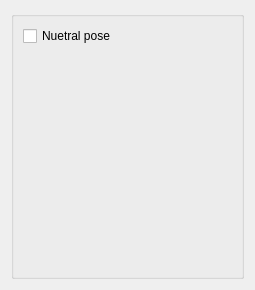
<?xml version="1.0" encoding="UTF-8"?>
<ui version="4.0">
 <class>Form</class>
 <widget class="QWidget" name="Form">
  <property name="geometry">
   <rect>
    <x>0</x>
    <y>0</y>
    <width>255</width>
    <height>290</height>
   </rect>
  </property>
  <property name="windowTitle">
   <string>Form</string>
  </property>
  <layout class="QGridLayout" name="gridLayout">
   <item row="0" column="0">
    <widget class="QGroupBox" name="groupBox">
     <property name="title">
      <string/>
     </property>
     <layout class="QGridLayout" name="gridLayout_2">
      <item row="0" column="0">
       <layout class="QVBoxLayout" name="verticalLayout">
        <item>
         <widget class="QCheckBox" name="neutralPose_checkBox">
          <property name="text">
           <string>Nuetral pose</string>
          </property>
         </widget>
        </item>
       </layout>
      </item>
      <item row="1" column="0">
       <spacer name="verticalSpacer">
        <property name="orientation">
         <enum>Qt::Vertical</enum>
        </property>
        <property name="sizeHint" stdset="0">
         <size>
          <width>20</width>
          <height>40</height>
         </size>
        </property>
       </spacer>
      </item>
     </layout>
    </widget>
   </item>
  </layout>
 </widget>
 <resources/>
 <connections/>
</ui>
